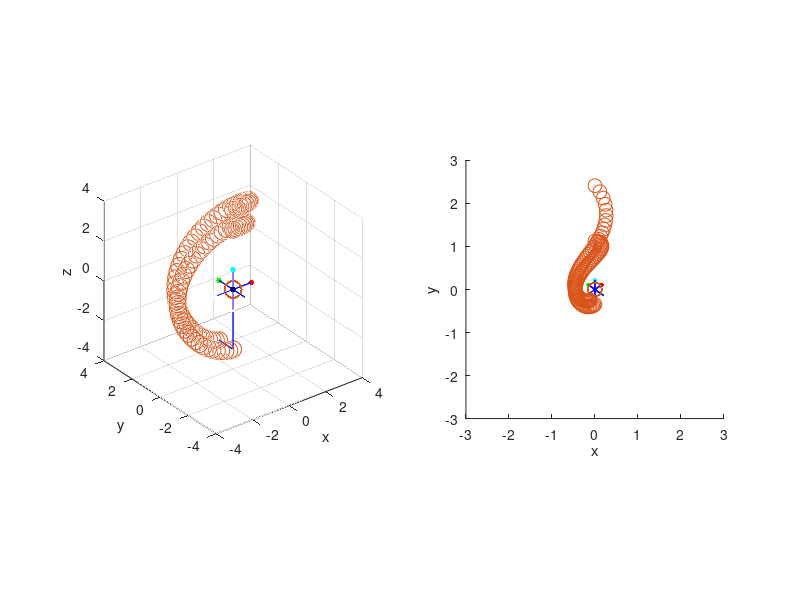

Write the MATLAB code that produced this figure.
% Simulations

Rx = @(th) [ 1, 0, 0; 0, cos(th), -sin(th); 0, sin(th), cos(th)];
Ry = @(th) [ cos(th), 0, sin(th); 0, 1, 0; -sin(th), 0, cos(th)];
Rz = @(th) [ cos(th), -sin(th), 0; sin(th), cos(th), 0; 0, 0, 1];

% Create graph 
% TODO: Make a class??
% Format: The graph g is a cell array
% g{i} gives the adjacency list of node i, which is a k x 2 array
% The first column show what edge it is connected to. The second column shows
% the length of the edge. This unfortunately means there is not consistency
% Enforced between the two
g = {
    [2, 3],
    [1, 3; 3, 1],
    [2, 1]
};

% Instance, must follow the form set by the graph g
% TODO: Make a class as well??
sph = @(u,v) [ sin(u)*cos(v), sin(u)*sin(v), cos(u) ];
points_ = @(u1,v1,u2,v2) [                               zeros(1,3);
                                               g{1}(1,2)*sph(u1,v1);
                        g{1}(1,2)*sph(u1,v1) + g{2}(2,2)*sph(u2,v2) ];

nspacings = 50;
u1 = linspace(0,pi,nspacings);
v1 = linspace(0,pi,nspacings);
u2 = linspace(0,pi/2,nspacings);
v2 = linspace(0,pi/2,nspacings);

% R = Rx(-pi/4)*Ry(-pi/4)*Rx(-pi/2);
R = Rx(-pi/4)*Ry(-pi/4)*Rx(pi/2)*Rz(pi);
T = [0,0,-4];

testpoints = [ 0  0  0;
               0  0  1;
               0  0 -1;
               0  0  0;
               0  1  0;
               0 -1  0;
               0  0  0;
               1  0  0;
              -1  0  0 ];
colors = [  0, 0, 0;
            0, 1, 1;
            1, 1, 1;
            0, 0, 0;
            0, 1, 0;
            1, 1, 1;
            0, 0, 0;
            1, 0, 0;
            1, 1, 1 ];
testcampoints = testpoints*R.' + ones(length(testpoints),1)*T;
testcampoints = bsxfun(@rdivide, testcampoints, testcampoints(:,3));
% hold on
% plot(testcampoints(:,1),testcampoints(:,2),'b-','LineWidth',1);
% scatter(testcampoints(:,1),testcampoints(:,2),100,colors,'.');
% hold off
% axis equal;
% axis([-3,3,-3,3]);
% xlabel('x')
% ylabel('y')


points = [];
campoints = [];
for i = 1:50
    curpoints = points_(u1(i),v1(i),u2(i),v2(i));
    points = [points; curpoints];
    figure(1)
    subplot(1,2,1)
    scatter3(testpoints(:,1),testpoints(:,2),testpoints(:,3),150,colors,'.');
    hold on;
    plot3(testpoints(:,1),testpoints(:,2),testpoints(:,3),'b-');
    plot3(curpoints(:,1),curpoints(:,2),curpoints(:,3),'b-','LineWidth',1);
    scatter3(points(:,1),points(:,2),points(:,3),150,'b.');
    hold off;
    axis equal;
    axis([-4 4 -4 4 -4 4]);
    xlabel('x')
    ylabel('y')
    zlabel('z')
    % hold on
    subplot(1,2,2);
    curcampoints = curpoints*R.' + ones(length(curpoints),1)*T;
    curcampoints = bsxfun(@rdivide, curcampoints, curcampoints(:,3));
    campoints = [campoints; curcampoints];
    scatter(testcampoints(:,1),testcampoints(:,2),100,colors,'.');
    hold on;
    plot(testcampoints(:,1),testcampoints(:,2),'b-','LineWidth',1);
    plot(curcampoints(:,1),curcampoints(:,2),'b-','LineWidth',1);
    scatter(campoints(:,1),campoints(:,2),100,'b.');
    hold off;
    axis equal;
    axis([-3,3,-3,3]);
    xlabel('x')
    ylabel('y')

    pause(0.08)
end




